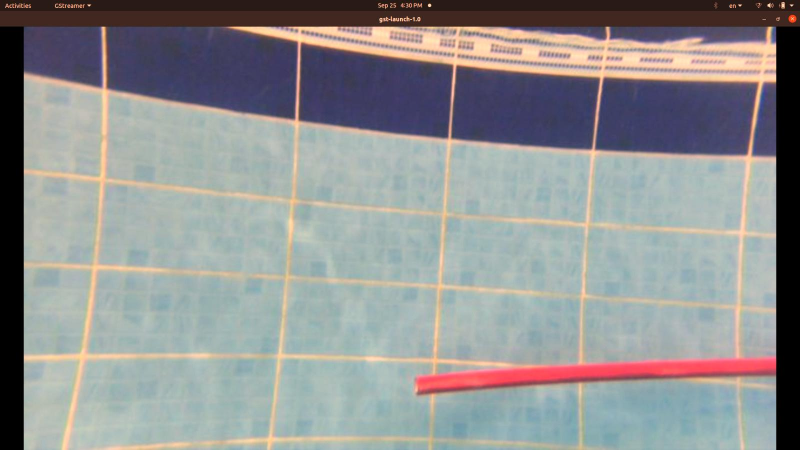
#> input picture results/color-correction/color_corrected_images/1.jpeg, 1600 x 900 px, given in place of 1.jpeg.jpeg, which was not available (shown at 1/2 size)
$ python direction_detector.py
#> lines starting #> are read from the running program, lines starting #| are printed output that depends on the picture; after the words box and inside, x2 and y2 are one past the last pixel; in counts of white or black regions, pixels touching at a corner belong together; pictures that were not available may be replaced by others from this repository, and a replacement may not be noted
#> the answer given: ../../../results/color-correction/color_corrected_images/1.jpeg
"""
   Name : Abdelrahman Amr Abdelrahman El Sayed
"""
import cv2
import numpy as np

class RedStickDetector:
    def __init__(self, image_path):
        self.image_path = image_path
        self.image = cv2.imread(image_path)
#> self.image is the input picture: shape (900, 1600, 3); mean B, G, R 144.8, 144.7, 143.5

    def detect_red_stick(self):
        # Take the lower 80% of the image
        # (because the x button in the image viewer bar was red-colored
        # so it interefered with the algorithm XD)

        height, _, _ = self.image.shape
#> height = 900
        roi = self.image[int(height*0.2):height, :]
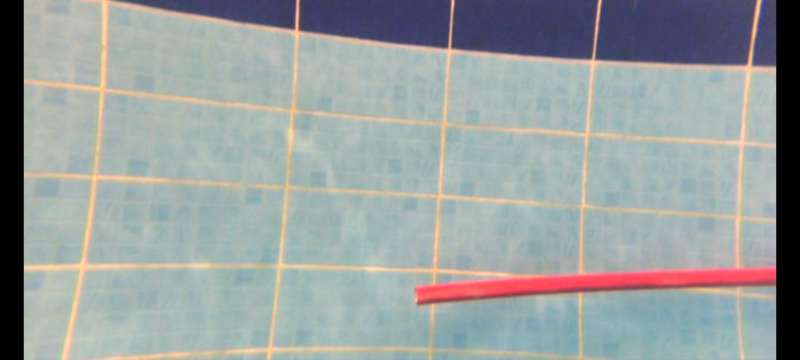
#> roi: shape (720, 1600, 3) (shown at 1/2 size); mean B, G, R 158.3, 159, 152.8

        # Thresholding to isolate red color
        lower_red = np.array([0, 0, 100])
        upper_red = np.array([100, 100, 255])
        mask = cv2.inRange(roi, lower_red, upper_red)
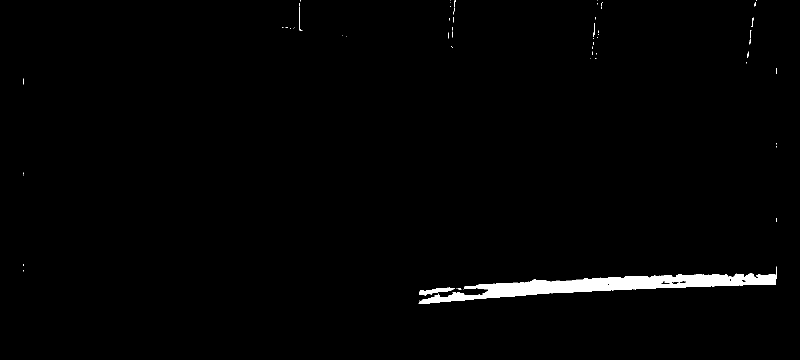
#> mask: shape (720, 1600) (shown at 1/2 size); 1.4% white; 63 white regions (56 under 20 px), largest, box (x1, y1, x2, y2) and area: (837, 533, 1553, 608) 15588, (838, 575, 910, 591) 527, (598, 13, 605, 61) 58

        edges = cv2.Canny(mask, 100, 200)
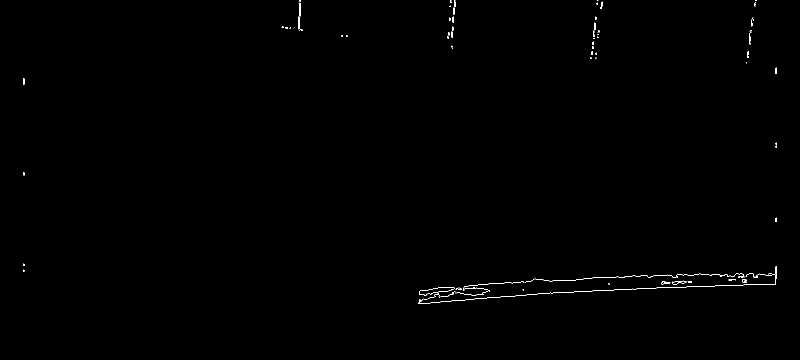
#> edges: shape (720, 1600) (shown at 1/2 size); 0.25% white in thin lines or dots, all inside (x1, y1, x2, y2) = (46, 0, 1554, 608)

        contours, _ = cv2.findContours(edges, cv2.RETR_EXTERNAL, cv2.CHAIN_APPROX_SIMPLE)
#> contours = 97 contours, 93 with area under 20; largest, box (x1, y1, x2, y2) and area: (1344, 561, 1373, 569) 100, (46, 156, 49, 169) 23, (1551, 135, 1554, 148) 23, (905, 33, 908, 45) 21

        # Calculate center of the red stick and the frame
        if len(contours) > 0:
            red_contour = max(contours, key=cv2.contourArea)
#> red_contour = contour of 24 points, box (x1, y1, x2, y2) (1344, 561, 1373, 569), area 100
            M = cv2.moments(red_contour)
#> M = moments, m00 99.5, centre m10/m00, m01/m00 = (1357.2, 564.6)
            center_x = int(M["m10"] / M["m00"])
#> center_x = 1357
            center_y = int(M["m01"] / M["m00"])
#> center_y = 564
            red_center = (center_x, center_y)
#> red_center = (1357, 564)

            frame_center = (roi.shape[1] // 2, roi.shape[0] // 2)
#> frame_center = (800, 360)

            # draw a circle at the center of the red stick
            cv2.circle(roi, red_center, 5, (0, 255, 0), -1)
#> roi: shape (720, 1600, 3); 0.01% of pixels changed, all inside (x1, y1, x2, y2) = (1352, 559, 1363, 570)

            # draw a circle at the center of the frame
            cv2.circle(roi, frame_center, 5, (255, 0, 0), -1)
#> roi: shape (720, 1600, 3); mean B, G, R 158.3, 159, 152.8

            # draw a line from the center of the frame to the red stick
            cv2.line(roi, frame_center, red_center, (0, 0, 255), 2)
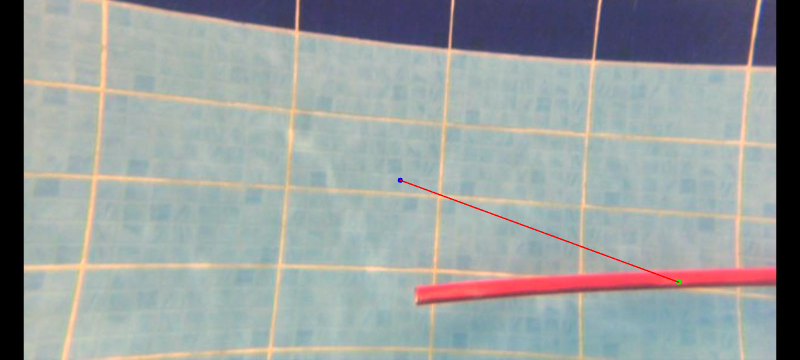
#> roi: shape (720, 1600, 3) (shown at 1/2 size); mean B, G, R 158, 158.8, 152.9

            while True:
                cv2.imshow("Direction Visualization", roi)
                key = cv2.waitKey(1) & 0xFF
#> (key q is pressed here)
                if key == ord('q'):  # to handle interrupt keyboard
                    #(don't know but control+C was not working with me XD)
                    cv2.destroyAllWindows()
                    break

            # Calculate direction vector from center of frame to red stick
            direction_vector = (center_x - frame_center[0], center_y - frame_center[1])
#> direction_vector = (557, 204)

            return direction_vector
        else:
            return None

if __name__ == "__main__":
    print("Enter the number of the image you want to process:")
    image_number = input()
    image_path = f"/Users/python/Desktop/abdelrahman_python_task_6_robotics/color_corrected_images/{image_number}.jpeg"
    detector = RedStickDetector(image_path)
    direction_vector = detector.detect_red_stick()
#> direction_vector = (557, 204)
    if direction_vector is not None:
        print(f"The next point to navigate towards is: {direction_vector}")
#| The next point to navigate towards is: (557, 204)
    else:
        print("No contours found.")

$ run again, on results/color-correction/color_corrected_images/13.jpeg
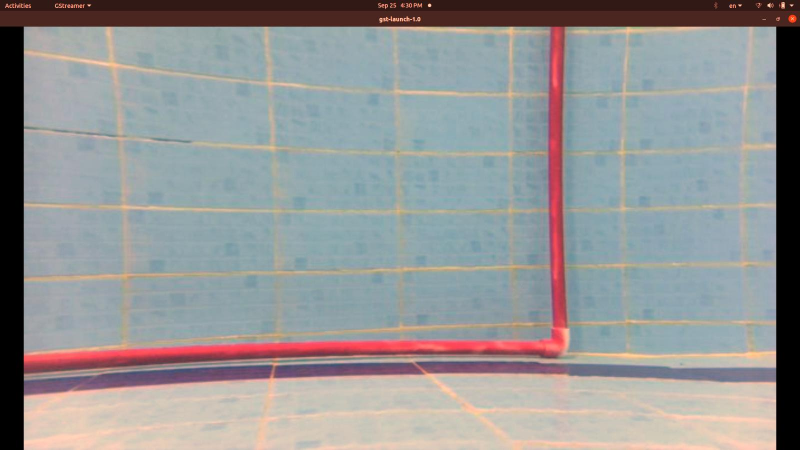
#> input picture results/color-correction/color_corrected_images/13.jpeg, 1600 x 900 px, given in place of 13.jpeg.jpeg, which was not available (shown at 1/2 size)
#> in __init__, self.image is the input picture: shape (900, 1600, 3); mean B, G, R 149.4, 149.2, 148.9
#> in detect_red_stick, `mask = cv2.inRange(roi, lower_red, upper_red)`:
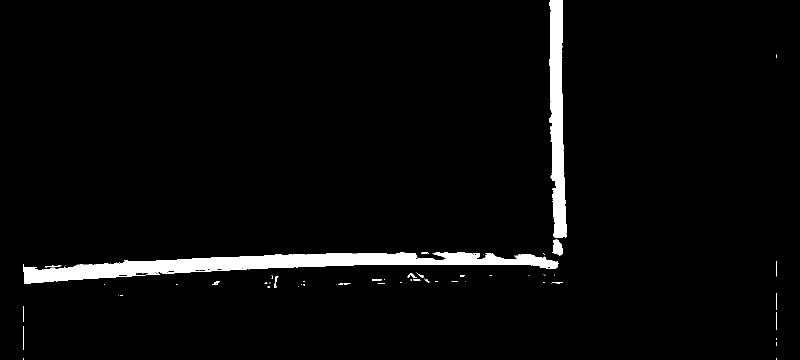
#> mask: shape (720, 1600) (shown at 1/2 size); 3.3% white; 63 white regions (42 under 20 px), largest, box (x1, y1, x2, y2) and area: (47, 505, 1117, 567) 25082, (1098, 0, 1134, 475) 11331, (1105, 479, 1126, 511) 486
#> edges: shape (720, 1600); 0.43% white in thin lines or dots
#> contours = 124 contours, 112 with area under 20; largest, box (x1, y1, x2, y2) and area: (1105, 478, 1126, 511) 483, (46, 651, 49, 700) 95, (237, 544, 298, 553) 86, (1551, 623, 1554, 660) 71, (1551, 585, 1554, 620) 67
#> red_contour = contour of 46 points, box (x1, y1, x2, y2) (1105, 478, 1126, 511), area 483
#> M = moments, m00 483, centre m10/m00, m01/m00 = (1114.7, 495.1)
#> center_x = 1114
#> center_y = 495
#> red_center = (1114, 495)
#> in detect_red_stick, `cv2.line(roi, frame_center, red_center, (0, 0, 255), 2)`:
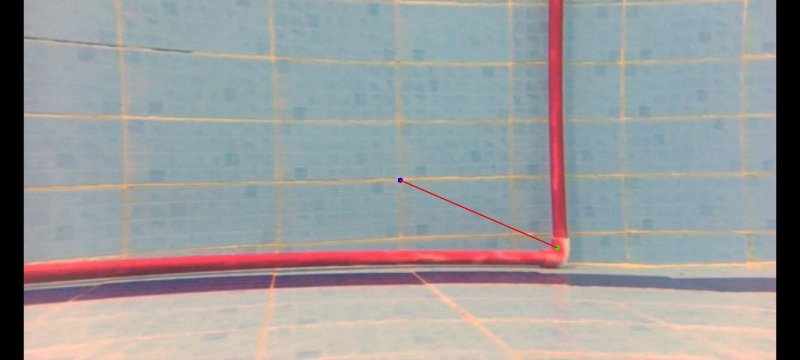
#> roi: shape (720, 1600, 3) (shown at 1/2 size); mean B, G, R 156.3, 155.8, 154.8
#> in detect_red_stick, `direction_vector = (center_x - frame_center[0], center_y - frame_cente..`: direction_vector = (314, 135)
#| The next point to navigate towards is: (314, 135)

$ run again, on results/color-correction/color_corrected_images/14.jpeg
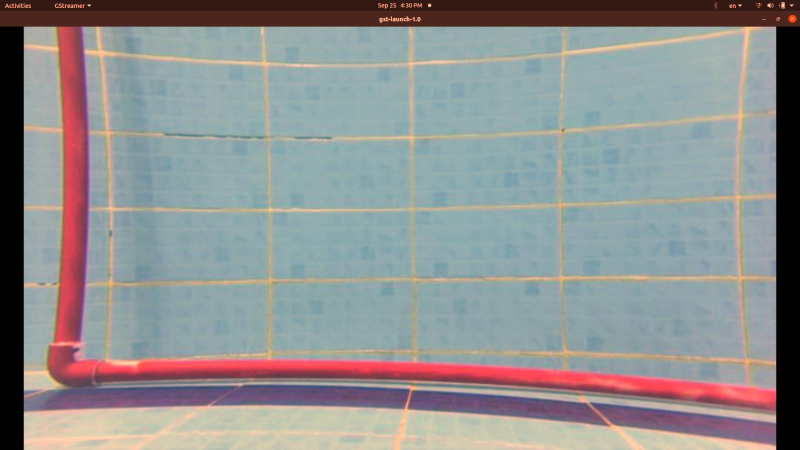
#> input picture results/color-correction/color_corrected_images/14.jpeg, 1600 x 900 px, given in place of 14.jpeg.jpeg, which was not available (shown at 1/2 size)
#> in __init__, self.image is the input picture: shape (900, 1600, 3); mean B, G, R 144, 143.8, 143.2
#> in detect_red_stick, `mask = cv2.inRange(roi, lower_red, upper_red)`:
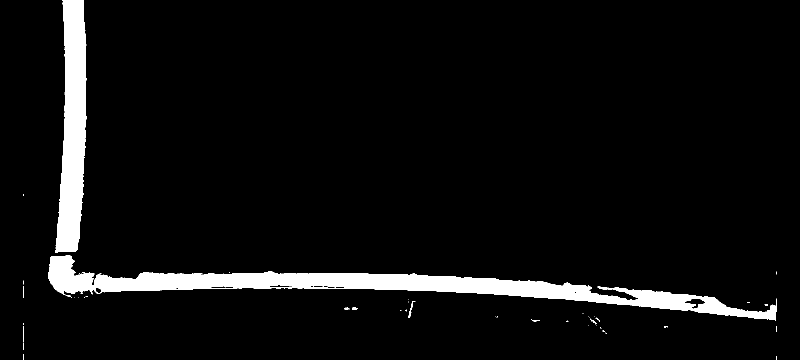
#> mask: shape (720, 1600) (shown at 1/2 size); 5.7% white; 51 white regions (39 under 20 px), largest, box (x1, y1, x2, y2) and area: (96, 511, 1553, 641) 43192, (110, 0, 173, 506) 21746, (817, 602, 831, 636) 105
#> edges: shape (720, 1600); 0.5% white in thin lines or dots
#> contours = 121 contours, 114 with area under 20; largest, box (x1, y1, x2, y2) and area: (191, 574, 203, 586) 86, (1387, 596, 1554, 641) 63, (46, 571, 49, 596) 47, (46, 652, 49, 700) 33, (95, 510, 152, 589) 25, (1551, 651, 1554, 664) 23, (647, 571, 670, 576) 20
#> red_contour = contour of 18 points, box (x1, y1, x2, y2) (191, 574, 203, 586), area 86
#> M = moments, m00 85.5, centre m10/m00, m01/m00 = (196.3, 580.1)
#> center_x = 196
#> center_y = 580
#> red_center = (196, 580)
#> in detect_red_stick, `cv2.line(roi, frame_center, red_center, (0, 0, 255), 2)`:
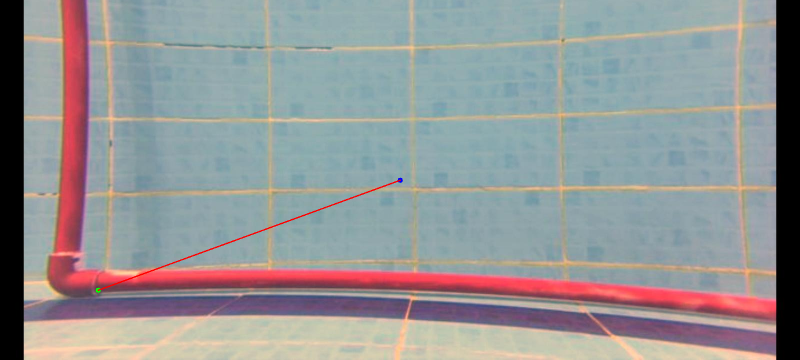
#> roi: shape (720, 1600, 3) (shown at 1/2 size); mean B, G, R 149.8, 148.8, 147.7
#> in detect_red_stick, `direction_vector = (center_x - frame_center[0], center_y - frame_cente..`: direction_vector = (-604, 220)
#| The next point to navigate towards is: (-604, 220)

$ run again, on results/color-correction/color_corrected_images/15.jpeg
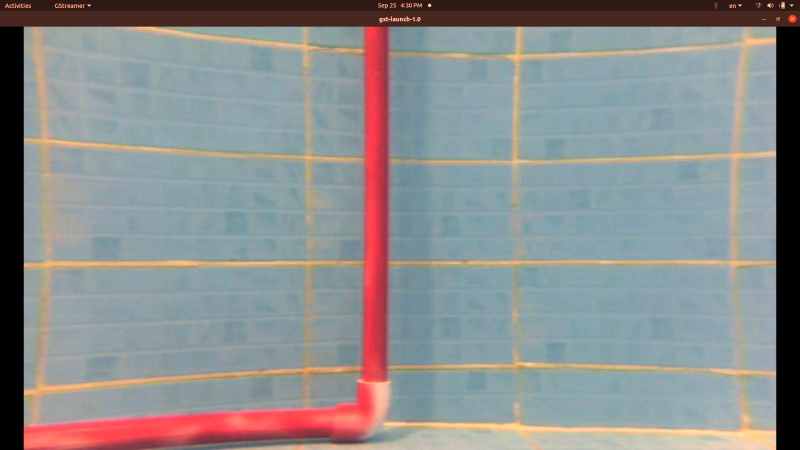
#> input picture results/color-correction/color_corrected_images/15.jpeg, 1600 x 900 px, given in place of 15.jpeg.jpeg, which was not available (shown at 1/2 size)
#> in __init__, self.image is the input picture: shape (900, 1600, 3); mean B, G, R 141.3, 141.2, 139.6
#> in detect_red_stick, `mask = cv2.inRange(roi, lower_red, upper_red)`:
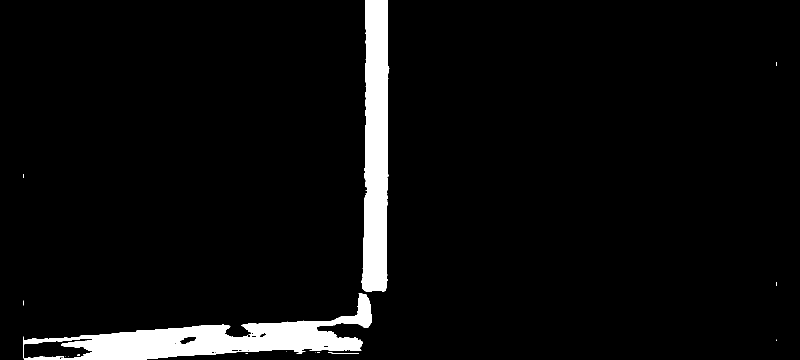
#> mask: shape (720, 1600) (shown at 1/2 size); 5% white; 17 white regions (14 under 20 px), largest, box (x1, y1, x2, y2) and area: (47, 587, 744, 720) 31492, (722, 0, 779, 583) 26347, (656, 704, 704, 708) 56
#> edges: shape (720, 1600); 0.34% white in thin lines or dots
#> contours = 64 contours, 61 with area under 20; largest, box (x1, y1, x2, y2) and area: (46, 648, 461, 720) 28, (402, 704, 417, 707) 27, (450, 586, 744, 675) 26
#> red_contour = contour of 313 points, box (x1, y1, x2, y2) (46, 648, 461, 720), area 28
#> M = moments, m00 28, centre m10/m00, m01/m00 = (129.8, 703.8)
#> center_x = 129
#> center_y = 703
#> red_center = (129, 703)
#> in detect_red_stick, `cv2.line(roi, frame_center, red_center, (0, 0, 255), 2)`:
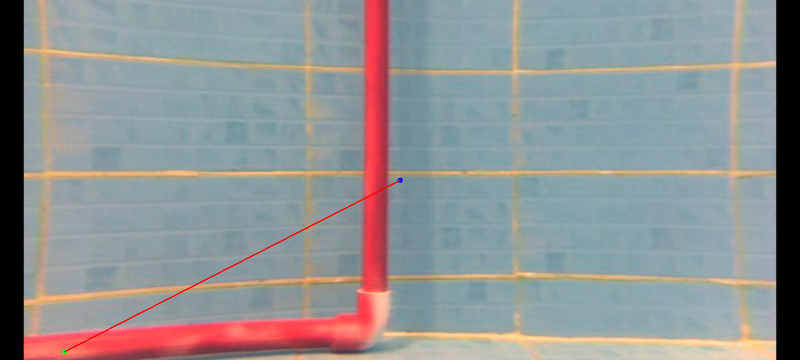
#> roi: shape (720, 1600, 3) (shown at 1/2 size); mean B, G, R 147.6, 146.8, 144.3
#> in detect_red_stick, `direction_vector = (center_x - frame_center[0], center_y - frame_cente..`: direction_vector = (-671, 343)
#| The next point to navigate towards is: (-671, 343)
